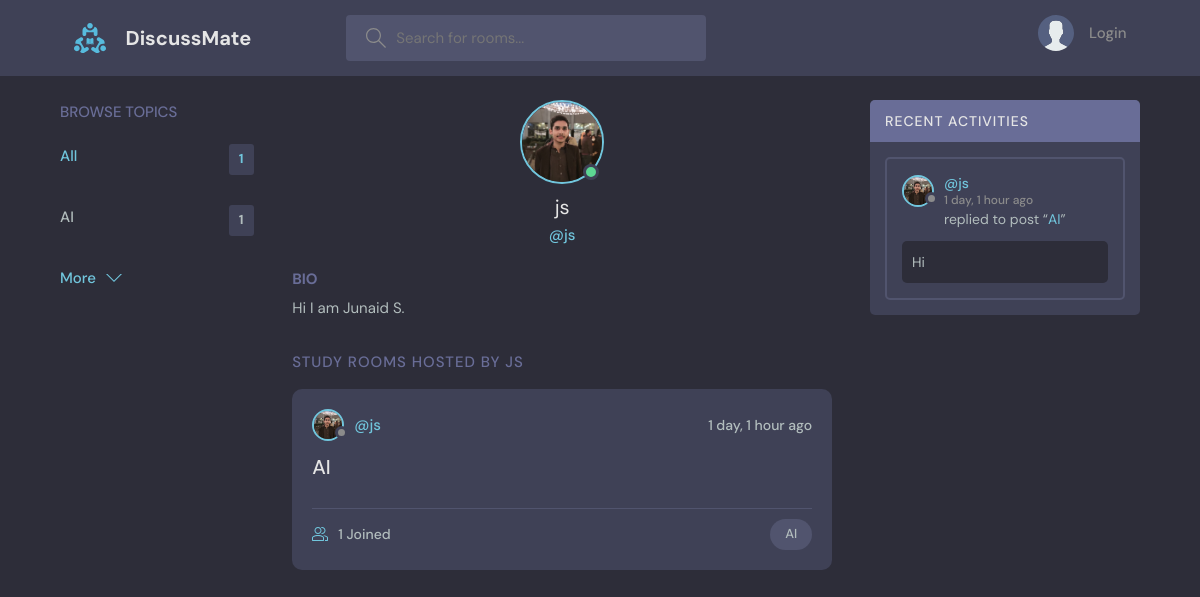
The app's page /profile/1 with its own data.
### base/models.py (models this page shows, shortened)
class Topic(models.Model):
    name = models.CharField(max_length=200)

class User(AbstractUser):
    name = models.CharField(max_length=200,null=True)
    email = models.EmailField(unique=True,null=True)
    bio = models.TextField(null=True)
    avatar = models.ImageField(null=True,default="avatar.svg")
    REQUIRED_FIELDS = []

class Room(models.Model):
    host = models.ForeignKey(User,on_delete=models.SET_NULL,null=True)
    topic = models.ForeignKey(Topic,on_delete=models.SET_NULL,null=True)
    name = models.CharField(max_length=200)
    description = models.TextField(blank=True,null=True)
    participants = models.ManyToManyField(User, related_name='participants',blank=True)
    updated = models.DateTimeField(auto_now=True)
    created = models.DateTimeField(auto_now_add=True)
    class Meta:
        ordering = ['-updated','-created']
    def __str__(self):
        return self.name

class Message(models.Model):
    user = models.ForeignKey(User,on_delete=models.CASCADE)
    room = models.ForeignKey(Room,on_delete=models.CASCADE)
    body = models.TextField()
    updated = models.DateTimeField(auto_now=True)
    created = models.DateTimeField(auto_now_add=True)
    class Meta:
        ordering = ['-updated','-created']

### base/views.py (the view)
# urls.py: path('profile/<str:pk>',views.userProfile,name='profile'),
def userProfile(request,pk):
    user = User.objects.get(id=pk)
    rooms = user.room_set.all()
    room_messages = user.message_set.all()
    topics = Topic.objects.all()
    context = {
        'user':user,
        'rooms':rooms,
        'room_messages':room_messages,
        'topics':topics,
    }
    return render(request,'base/profile.html',context)

### templates/base/profile.html (shortened to what this page needs)
{% extends "main.html" %}
{% block content %}
<main class="profile-page layout layout--3">
  <div class="container">
    {% include "base/topics_component.html" %}
    <div class="roomList">
      <div class="profile">
        <div class="profile__avatar">
          <div class="avatar avatar--large active">
            <img src="{{user.avatar.url}}" />
          </div>
        </div>
        <div class="profile__info">
          <h3>{{user.username}}</h3>
          <p>@{{user.username}}</p>
        </div>
        <div class="profile__about">
          <h3>Bio</h3>
          <p>
            {{user.bio}}</p>
        </div>
      </div>
      <div class="roomList__header">
        <div>
          <h2>Study Rooms Hosted by {{user.name}}</a>
          </h2>
        </div>
      </div>
      {% include "base/feed_component.html" %}
    </div>
    {% include "base/activity_component.html" %}
  </div>
</main>
{% endblock content %}

### templates/main.html (shortened to what this page needs)
{% load static %}
<!DOCTYPE html>
<html lang="en">
<head>
    <link rel="stylesheet" href="{% static 'styles/style.css' %}" />
</head>
<body>
    {% include "navbar.html" %}
    {% block content %}
    {% endblock %}
</body>
</html>

### templates/navbar.html (shortened to what this page needs)
{% load static %}
<header class="header header--loggedIn">
    <div class="container">
        <a href="{% url 'home' %}" class="header__logo">
            <img src="{% static 'images/logo.svg' %}" />
            <h1>DiscussMate</h1>
        </a>
        <form class="header__search" method="GET" action="{% url 'home' %}">
            <label>
                <input name="q" placeholder="Search for rooms..." />
            </label>
        </form>
        <nav class="header__menu">
            {% if request.user.is_authenticated %}
            <div class="header__user">
                <a href="{% url 'profile' request.user.id %}">
                    <div class="avatar avatar--medium active">
                        <img src="{{request.user.avatar.url}}" />
                    </div>
                    <p>{{request.user.username}} <span>@{{request.user.username}}</span></p>
                </a>
                <button class="dropdown-button">
                    <svg version="1.1" xmlns="http://www.w3.org/2000/svg" width="32" height="32" viewBox="0 0 32 32">
                        <title>chevron-down</title>
                        <path d="M16 21l-13-13h-3l16 16 16-16h-3l-13 13z"></path>
                    </svg>
                </button>
            </div>
            {% else %}
            <a href="{% url 'login' %}">
                <img src="{% static 'images/avatar.svg' %}" />
                <p>Login</p>
            </a>
            {% endif %}
        </nav>
    </div>
</header>

### templates/base/topics_component.html
<div class="topics">
    <div class="topics__header">
        <h2>Browse Topics</h2>
    </div>
    <ul class="topics__list">
        <li>
            <a href="{% url 'home' %}" class="active">All <span>{{topics.count}}</span></a>
        </li>
        {% for topic in topics %}
        <li>
            <a href="{% url 'home' %}?q={{topic.name}}">{{topic.name}} <span>{{topic.room_set.all.count}}</span></a>
        </li>
        {% endfor %}
    </ul>
    <a class="btn btn--link" href="{% url 'topics' %}">
        More
        <svg version="1.1" xmlns="http://www.w3.org/2000/svg" width="32" height="32" viewBox="0 0 32 32">
            <title>chevron-down</title>
            <path d="M16 21l-13-13h-3l16 16 16-16h-3l-13 13z"></path>
        </svg>
    </a>
</div>

### templates/base/feed_component.html (shortened to what this page needs)
{% for room in rooms %}
<div class="roomListRoom">
    <div class="roomListRoom__header">
      <a href="{% url 'profile' room.host.id %}" class="roomListRoom__author">
        <div class="avatar avatar--small">
          <img src="{{room.host.avatar.url}}" />
        </div>
        <span>@{{room.host.username}}</span>
      </a>
      <div class="roomListRoom__actions">
        <span>{{room.created|timesince}} ago</span>
      </div>
    </div>
    <div class="roomListRoom__content">
      <a href="{% url 'room' room.id %}">{{room.name}}</a>
    </div>
    <div class="roomListRoom__meta">
      <a href="{% url 'room' room.id %}" class="roomListRoom__joined">
        {{room.participants.all.count}} Joined
      </a>
      <p class="roomListRoom__topic">{{room.topic.name}} </p>
    </div>
  </div>
{% endfor %}

### templates/base/activity_component.html (shortened to what this page needs)
<div class="activities">
    <div class="activities__header">
        <h2>Recent Activities</h2>
    </div>
    {% for message in room_messages %}
    <div class="activities__box">
        <div class="activities__boxHeader roomListRoom__header">
            <a href="{% url 'profile' message.user.id %}" class="roomListRoom__author">
                <div class="avatar avatar--small">
                    <img src="{{message.user.avatar.url}}" />
                </div>
                <p>
                    @{{message.user}}
                    <span>{{message.created|timesince}} ago</span>
                </p>
            </a>
        </div>
        <div class="activities__boxContent">
            <p>replied to post “<a href="{% url 'room' message.room.id %}">{{message.room}}</a>”</p>
            <div class="activities__boxRoomContent">
                {{message.body}}
            </div>
        </div>
    </div>
    {% endfor %}
</div>

### records on screen
Topic: name "AI", room_set.all.count "1"
User: avatar (picture), username "js", bio "Hi I am Junaid S.", name "JS"
Room: host.avatar (picture), host.username "js", created "1 day, 1 hour", name "AI", participants.all.count "1", topic.name "AI"
Message: user.avatar (picture), user "js", created "1 day, 1 hour", room "AI", body "Hi"

### other values on screen
{{ topics.count }} "1"
